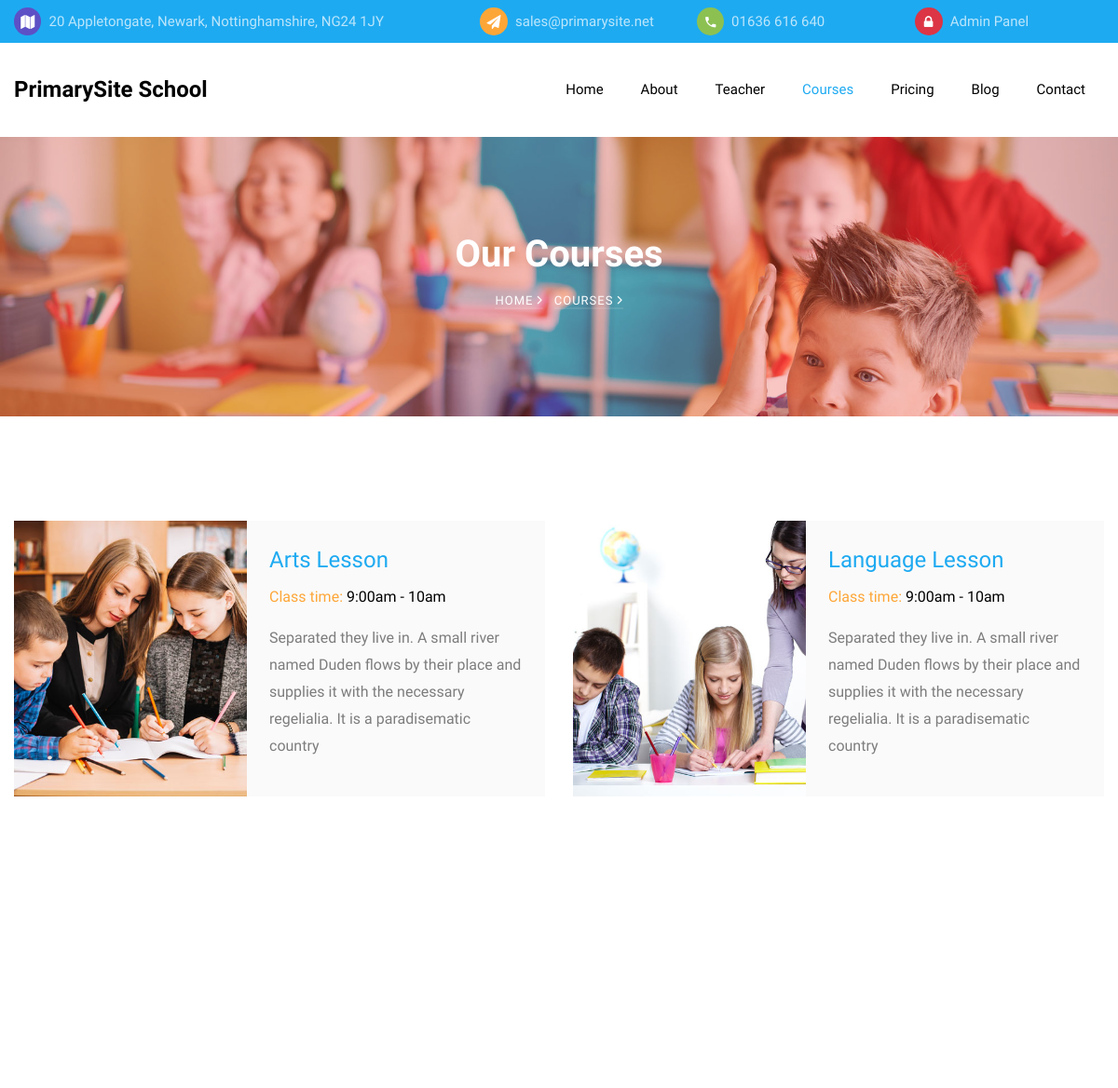
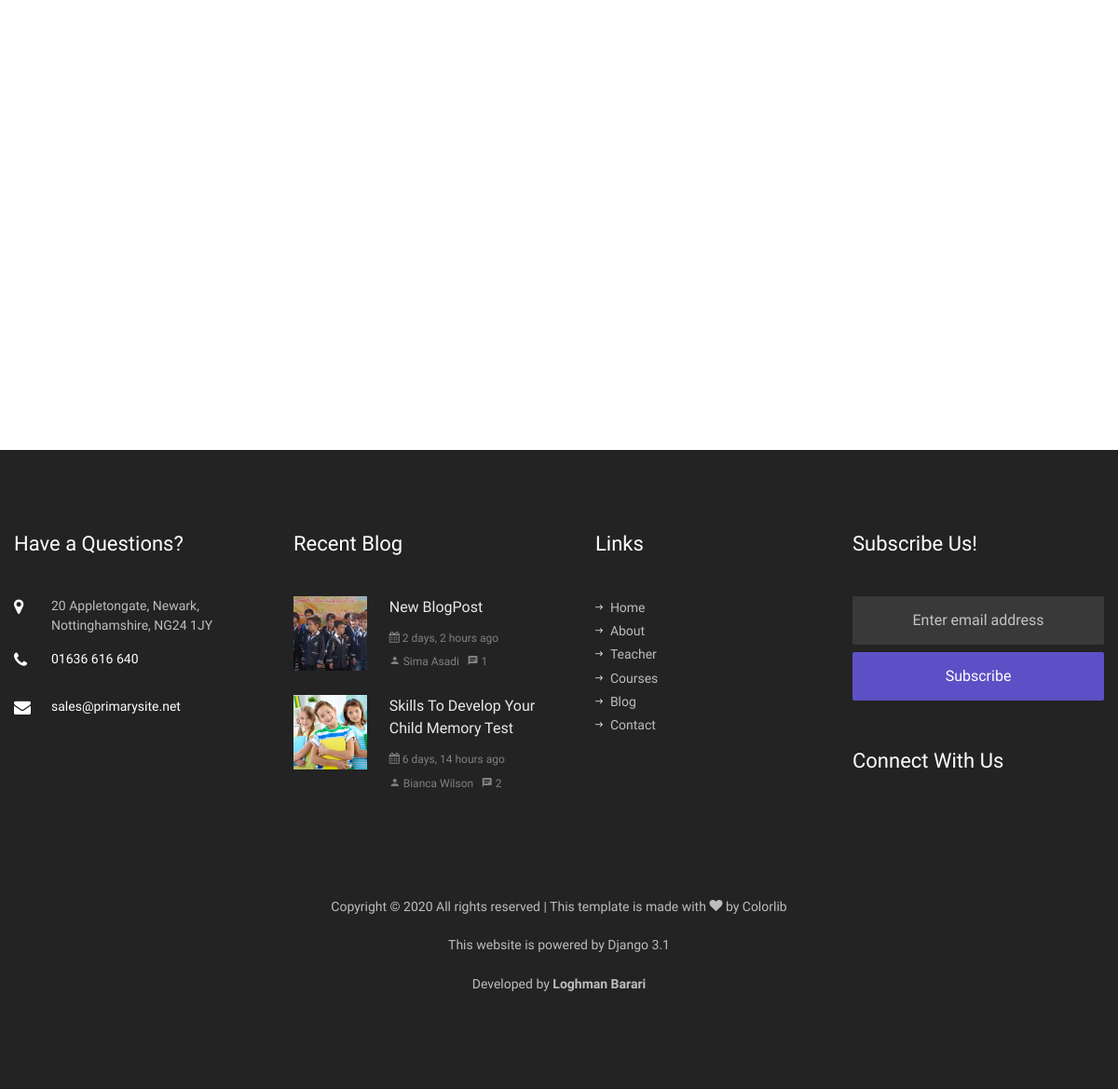
Screenshot of /courses with the database file from the repository (2 pictures, top to bottom).
### pages/models.py (models this page shows, shortened)
class Setting(models.Model):
    class Meta:
        db_table = 'kiddos_settings'
    name = models.CharField('Name', primary_key=True,
                            max_length=50, blank=False, null=False)
    value = models.TextField('Value', blank=True, null=True)

class Course(models.Model):
    class Meta:
        db_table = 'kiddos_courses'
    name = models.CharField('Name', max_length=50, blank=False, null=False)
    class_time = models.CharField('Class Time', max_length=20, blank=False,
                                  null=False)
    short_desc = models.CharField('Short Description', max_length=256)
    active = models.BooleanField('Is Active?!', default=True)
    image = models.ImageField('Image', upload_to='images/%Y/%m/%d/',
                              validators=[validate_image_size])

class BlogPost(models.Model):
    class Meta:
        db_table = 'kiddos_blog_post'
        indexes = [
            models.Index(name='search_on_blog_pots',
                         fields=['is_published', 'title', 'short_desc']),
        ]
        ordering = ('-create_date',)
    title = models.CharField('Title', max_length=128, blank=False, null=False,
                             help_text='Enter title of blog post')
    short_desc = models.CharField('Short Description', max_length=256)
    body = models.TextField(
        'Body', help_text='HTML tags can be used to decorating the text')
    tags = models.CharField(_('Tags'), max_length=128,
                            blank=True, null=False, default='')
    image = models.ImageField('Image', upload_to='images/%Y/%m/%d/',
                              validators=[validate_image_size])
    is_published = models.BooleanField(_('Is published!'), default=True)
    author = models.ForeignKey('pages.Teacher', on_delete=models.DO_NOTHING,
                               related_name='+', null=True,
                               verbose_name=_('Author'))
    create_date = models.DateTimeField(verbose_name=_('Creation Date'),
                                       auto_now_add=True, blank=True)
    create_user = models.ForeignKey(
        settings.AUTH_USER_MODEL,
        on_delete=models.CASCADE,
        related_name='+',
        blank=True,
        null=True,
        verbose_name=_('Created by'),
    )
    @property
    def published_comments(self):
        return PostComment.objects.filter(blog_post__id=self.id,
                                          is_published=True)
    def get_absolute_url(self):
        from django.urls import reverse
        return reverse('blog-single', args=[str(self.id)])

class Teacher(models.Model):
    class Meta:
        db_table = 'kiddos_teacher'
    full_name = models.CharField(_('Full Name'), max_length=60)
    position = models.ForeignKey(TeacherPosition, on_delete=models.DO_NOTHING,
                                 related_name='+', verbose_name=_('Position'))
    short_desc = models.CharField(_('Short Description'), max_length=256)
    photo = models.ImageField(verbose_name=_('Photo'), upload_to='photos/%Y/%m/%d/',
                              null=True, blank=True,
                              validators=[validate_image_size])
    twitter = models.CharField(_('Twitter Account'), max_length=30,
                               blank=True, null=True)
    facebook = models.CharField(_('Facebook Account'), max_length=30,
                                blank=True, null=True)
    googleplus = models.CharField(_('Google+ Account'), max_length=30,
                                  blank=True, null=True)
    instagram = models.CharField(_('Instagram Account'), max_length=30,
                                 blank=True, null=True)
    is_published = models.BooleanField(_('Is published!'), default=True,
                                       null=False)
    publish_on_index = models.BooleanField(_('Is published on index page?!'),
                                           default=True, null=False)
    def __str__(self):
        return self.full_name

### pages/views.py (the view)
# urls.py: path('courses', views.courses, name='courses'),
def courses(request, id=None):
    if id is None:
        courses = models.Course.objects.filter(active=True)
        return render(request, 'pages/courses.html', {'courses': courses})
    course = get_object_or_404(models.Course, pk=id)
    return render(request, 'pages/course.html', {'course': course})

### pages/views.py (called while the page is built)
def render(request, template, data=None):
    if data is None:
        data = {}
    data.update(services.get_website_settings())
    return _render(request, template, data)

### templates/pages/courses.html
{% extends 'base.html' %}
{% load static %}
{% block content %}
<section class="hero-wrap hero-wrap-2" style="background-image: url('{% static 'images/bg_2.jpg' %}');">
    <div class="overlay"></div>
    <div class="container">
        <div class="row no-gutters slider-text align-items-center justify-content-center">
            <div class="col-md-9 ftco-animate text-center">
                <h1 class="mb-2 bread">Our Courses</h1>
                <p class="breadcrumbs"><span class="mr-2"><a href="{% url 'index' %}">Home <i
                                class="ion-ios-arrow-forward"></i></a></span> <span>Courses <i
                            class="ion-ios-arrow-forward"></i></span></p>
            </div>
        </div>
    </div>
</section>
<section class="ftco-section">
    <div class="container">
        <div class="row">
            {% if courses %}
            {% for course in courses %}
            <div class="col-md-6 course d-lg-flex ftco-animate">
                <div class="img" style="background-image: url('{{ course.image.url }}');"></div>
                <div class="text bg-light p-4">
                    <h3><a href="{% url 'course' course.id %}">{{course.name}}</a></h3>
                    <p class="subheading"><span>Class time:</span> {{ course.class_time }}</p>
                    <p>{{ course.short_desc }}</p>
                </div>
            </div>
            {% endfor %}
            {% else %}
            <h1>No course has found!</h1>
            {% endif %}
        </div>
    </div>
</section>
{% endblock %}

### templates/partials/_topbar.html
<div class="py-2 bg-primary">
    <div class="container">
        <div class="row no-gutters d-flex align-items-start align-items-center px-3 px-md-0">
            <div class="col-lg-12 d-block">
                <div class="row d-flex">
                    <div class="col-md-5 pr-4 d-flex topper align-items-center">
                        <div class="icon bg-fifth mr-2 d-flex justify-content-center align-items-center"><span
                                class="icon-map"></span></div>
                        <span class="text">{{ settings_address }}</span>
                    </div>
                    <div class="col-md pr-4 d-flex topper align-items-center">
                        <div class="icon bg-secondary mr-2 d-flex justify-content-center align-items-center"><span
                                class="icon-paper-plane"></span></div>
                        <a href="mailto:{{ settings_email }}"><span class="text">{{ settings_email }}</span></a>
                    </div>
                    <div class="col-md pr-4 d-flex topper align-items-center">
                        <div class="icon bg-tertiary mr-2 d-flex justify-content-center align-items-center"><span
                                class="icon-phone2"></span></div>
                        <span class="text">{{ settings_phone_no }}</span>
                    </div>
                    <div class="col-md pr-4 d-flex topper align-items-center">
                        <div class="icon bg-danger mr-2 d-flex justify-content-center align-items-center"><span
                                class="icon-lock"></span></div>
                        <a href="{% url 'admin:login' %}"><span class="text">Admin Panel</span></a>
                    </div>
                </div>
            </div>
        </div>
    </div>
</div>

### templates/partials/_navbar.html (shortened to what this page needs)
<nav class="navbar navbar-expand-lg navbar-dark bg-dark ftco_navbar ftco-navbar-light" id="ftco-navbar">
    <div class="container d-flex align-items-center">
        <a class="navbar-brand" href="{% url 'index' %}">{{ settings_website_name }}</a>
        <div class="collapse navbar-collapse" id="ftco-nav">
            <ul class="navbar-nav ml-auto">
                <li {% if '/' == request.path %} class="nav-item active" {% else %} class="nav-item" {% endif %}><a
                        href="{% url 'index' %}" class="nav-link pl-0">Home</a></li>
                <li {% if '/about' == request.path %} class="nav-item active" {% else %} class="nav-item" {% endif %}><a
                        href="{% url 'about' %}" class="nav-link">About</a></li>
                <li {% if '/teacher' == request.path %} class="nav-item active" {% else %} class="nav-item" {% endif %}>
                    <a href="{% url 'teachers' %}" class="nav-link">Teacher</a></li>
                <li {% if '/courses' == request.path %} class="nav-item active" {% else %} class="nav-item" {% endif %}>
                    <a href="{% url 'courses' %}" class="nav-link">Courses</a></li>
                <li {% if '/pricing' == request.path %} class="nav-item active" {% else %} class="nav-item" {% endif %}>
                    <a href="{% url 'pricing' %}" class="nav-link">Pricing</a></li>
                <li {% if '/blog' == request.path %} class="nav-item active" {% else %} class="nav-item" {% endif %}><a
                        href="{% url 'blog' %}" class="nav-link">Blog</a></li>
                <li {% if '/contact' == request.path %} class="nav-item active" {% else %} class="nav-item" {% endif %}>
                    <a href="{% url 'contact' %}" class="nav-link">Contact</a></li>
            </ul>
        </div>
    </div>
</nav>

### templates/partials/_footer.html (shortened to what this page needs)
{% load humanize %}
<footer class="ftco-footer ftco-bg-dark ftco-section">
  <div class="container">
    <div class="row mb-5">
      <div class="col-md-6 col-lg-3">
        <div class="ftco-footer-widget mb-5">
          <h2 class="ftco-heading-2">Have a Questions?</h2>
          <div class="block-23 mb-3">
            <ul>
              <li>
                <span class="icon icon-map-marker"></span>
                <span class="text">{{ settings_address }}</span>
              </li>
              <li>
                <a href="#"><span class="icon icon-phone"></span>
                  <span class="text">{{ settings_phone_no }}</span></a>
              </li>
              <li>
                <a href="#">
                  <span class="icon icon-envelope"></span>
                  <span class="text">{{ settings_email }}</span></a>
              </li>
            </ul>
          </div>
        </div>
      </div>
      <div class="col-md-6 col-lg-3">
        <div class="ftco-footer-widget mb-5">
          <h2 class="ftco-heading-2">Recent Blog</h2>
          {% if latest_blog_posts %} {% for blog_post in latest_blog_posts %}
          <div class="block-21 mb-4 d-flex">
            <a href="{% url 'blog-single' blog_post.id %}" class="blog-img mr-4"
              style="background-image: url('{{ blog_post.image.url }}');"></a>
            <div class="text">
              <h3 class="heading">
                <a href="{% url 'blog-single' blog_post.id %}">
                  {{ blog_post.title }}</a></h3>
              <div class="meta">
                <div>
                  <a href="#">
                    <span class="icon-calendar"></span>
                    {{ blog_post.create_date|naturaltime }}</a>
                </div>
                <div>
                  <a href="{% url 'teacher' blog_post.author.id %}"><span class="icon-person"></span>
                    {{ blog_post.author }}</a>
                </div>
                <div>
                  <a href="{{ blog_post.get_absolute_url }}">
                    <span class="icon-chat"></span> {{ blog_post.published_comments.count }}</a>
                </div>
              </div>
            </div>
          </div>
          {% endfor %} {% else %}
          <h3>No recent post found!</h3>
          {% endif %}
        </div>
      </div>
      <div class="col-md-6 col-lg-3">
        <div class="ftco-footer-widget mb-5 ml-md-4">
          <h2 class="ftco-heading-2">Links</h2>
          <ul class="list-unstyled">
            <li>
              <a href="{% url 'index' %}"><span class="ion-ios-arrow-round-forward mr-2"></span>Home</a>
            </li>
            <li>
              <a href="{% url 'about' %}"><span class="ion-ios-arrow-round-forward mr-2"></span>About</a>
            </li>
            <li>
              <a href="{% url 'teachers' %}"><span class="ion-ios-arrow-round-forward mr-2"></span>Teacher</a>
            </li>
            <li>
              <a href="{% url 'courses' %}"><span class="ion-ios-arrow-round-forward mr-2"></span>Courses</a>
            </li>
            <li>
              <a href="{% url 'blog' %}"><span class="ion-ios-arrow-round-forward mr-2"></span>Blog</a>
            </li>
            <li>
              <a href="{% url 'contact' %}"><span class="ion-ios-arrow-round-forward mr-2"></span>Contact</a>
            </li>
          </ul>
        </div>
      </div>
      <div class="col-md-6 col-lg-3">
        <div class="ftco-footer-widget mb-5">
          <h2 class="ftco-heading-2">Subscribe Us!</h2>
          <form action="{% url 'subscribe-me' %}" method="POST" class="subscribe-form">
            <div class="form-group">
              <input type="email" name="email" required class="form-control mb-2 text-center"
                placeholder="Enter email address" />
              <input type="submit" value="Subscribe" class="form-control submit px-3" />
            </div>
          </form>
        </div>
        <div class="ftco-footer-widget mb-5">
          <h2 class="ftco-heading-2 mb-0">Connect With Us</h2>
          <ul class="ftco-footer-social list-unstyled float-md-left float-lft mt-3">
          </ul>
        </div>
      </div>
    </div>
    <div class="row">
      <div class="col-md-12 text-center">
        <p>
          Copyright &copy;
          All rights reserved | This template is made with
          <i class="icon-heart" aria-hidden="true"></i> by
          <a href="https://colorlib.com" target="_blank">Colorlib</a>
        </p>
        <p>This website is powered by Django 3.1</p>
        <p>
          Developed by
          <b><a href="https://ir.linkedin.com/in/loghman-barari-13095724" target="_blank">Loghman Barari</a>
          </b>
        </p>
      </div>
    </div>
  </div>
</footer>

### kiddos/static/css/icomoon.css (style rules this page uses)
[class^="icon-"], [class*=" icon-"] { font-family: 'icomoon' !important; speak: none; font-style: normal; font-weight: normal; font-variant: normal; text-transform: none; line-height: 1; -webkit-font-smoothing: antialiased; -moz-osx-font-smoothing: grayscale; }
.icon-heart:before { content: "\f004"; }
.icon-lock:before { content: "\f023"; }
.icon-map-marker:before { content: "\f041"; }
.icon-calendar:before { content: "\f073"; }
.icon-phone:before { content: "\f095"; }
.icon-envelope:before { content: "\f0e0"; }
.icon-paper-plane:before { content: "\f1d8"; }
.icon-map:before { content: "\f279"; }
.icon-phone2:before { content: "\e0cd"; }
.icon-chat:before { content: "\e0b7"; }
.icon-person:before { content: "\e7fd"; }

### rows the page displays
Setting: value "20 Appletongate, Newark, Nottinghamshire, NG24 1JY"
Setting: value "sales@primarysite.net"
Setting: value "01636 616 640"
Setting: value "PrimarySite School"
Course: image (picture), name "Arts Lesson", class_time "9:00am - 10am", short_desc "Separated they live in. A small river named Duden flows by their place and supplies it with the necessary regelialia. It is a paradisematic country"
Course: image (picture), name "Language Lesson", class_time "9:00am - 10am", short_desc "Separated they live in. A small river named Duden flows by their place and supplies it with the necessary regelialia. It is a paradisematic country"
BlogPost: image (picture), title "New BlogPost", create_date "2 days, 2 hours ago", author "Sima Asadi", published_comments.count "1"
BlogPost: image (picture), title "Skills To Develop Your Child Memory Test", create_date "6 days, 14 hours ago", author "Bianca Wilson", published_comments.count "2"
